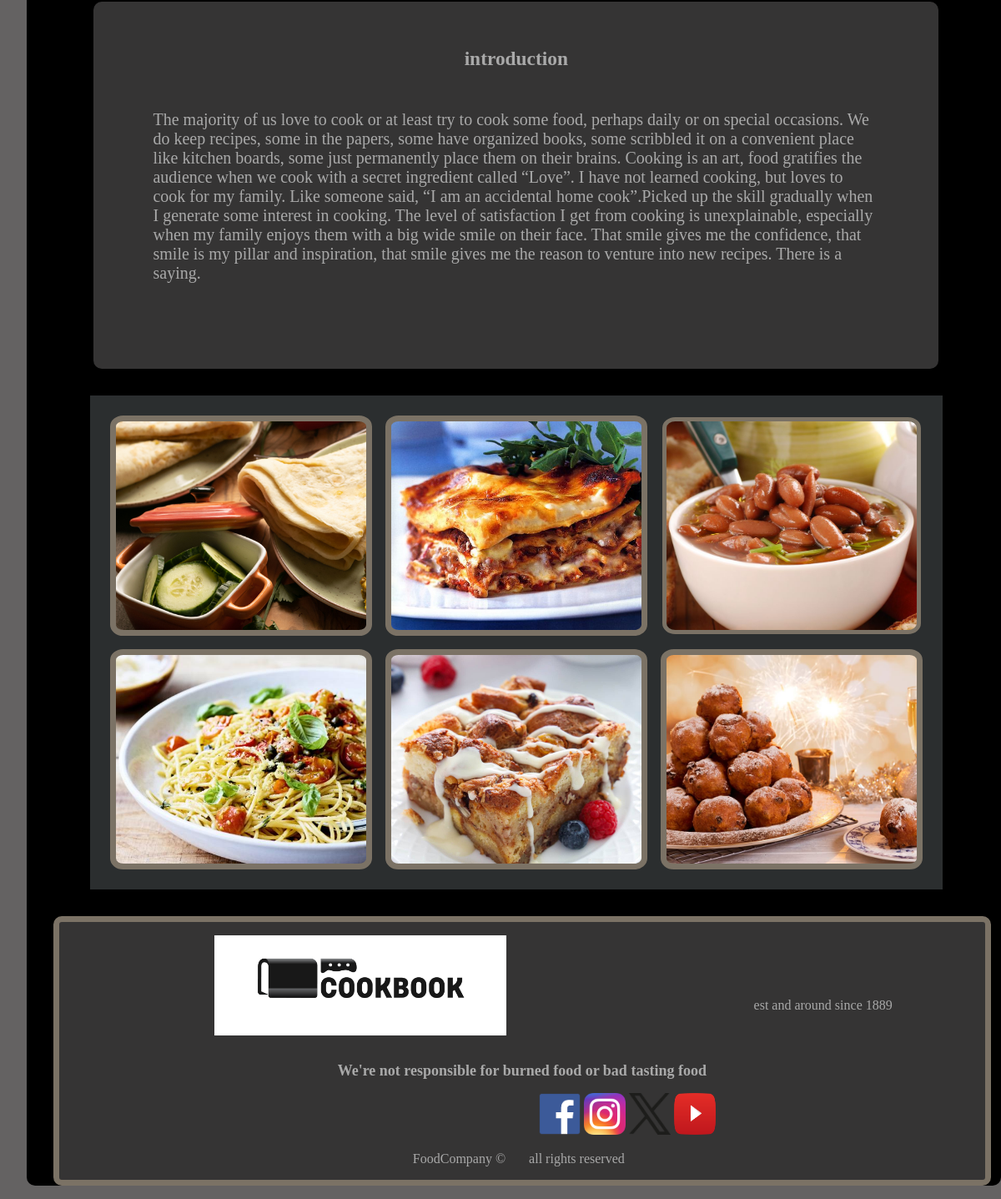
The app's page / (lower part), older data.
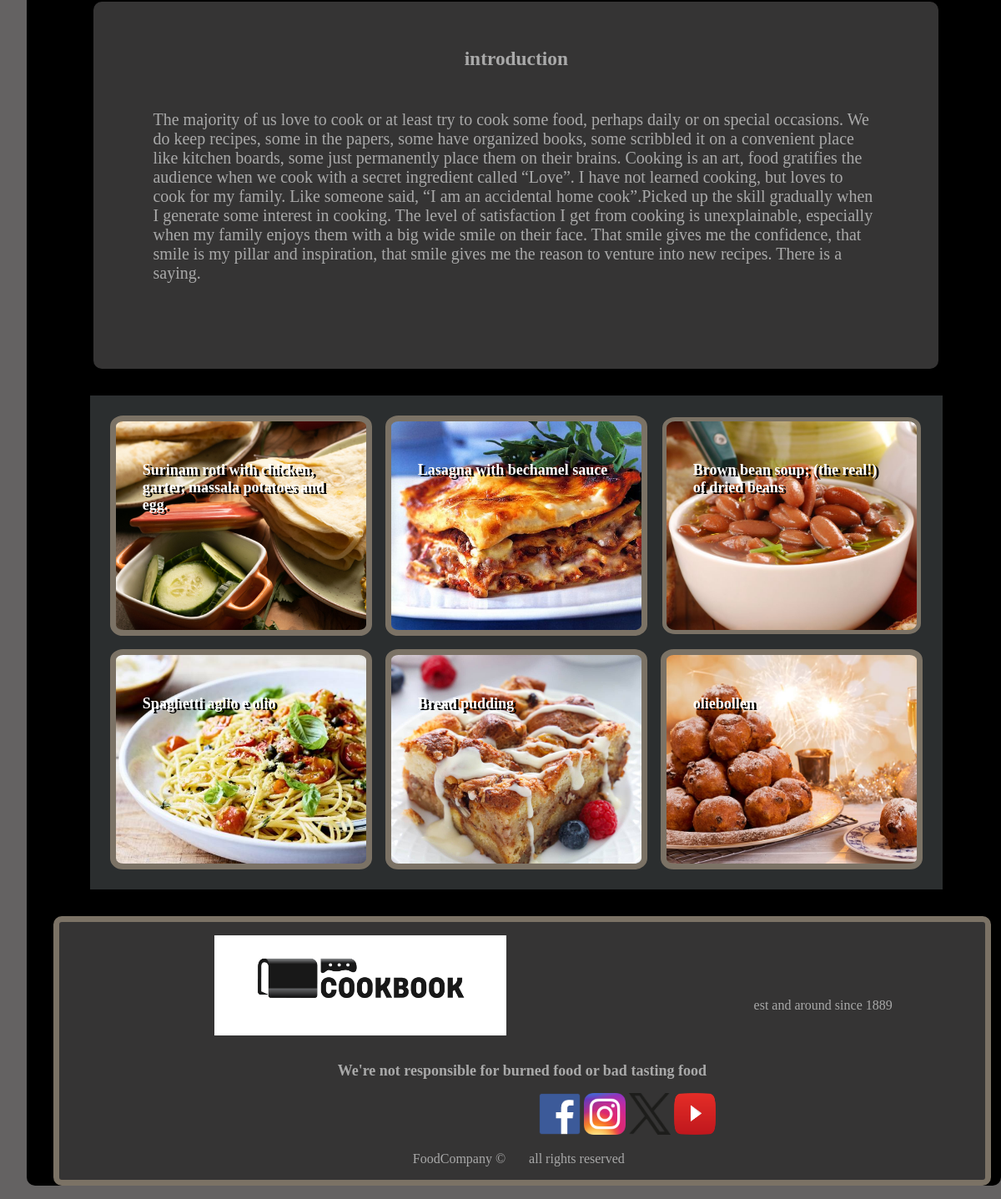
The same page, newer data.
### tables this page shows
CREATE TABLE `recipies` (
  `id` int(11) NOT NULL,
  `image` text NOT NULL,
  `recipename` text NOT NULL,
  `description` text NOT NULL,
  `ingredients` text NOT NULL,
  `quantityAmount` text NOT NULL,
  `method` text NOT NULL,
  `prepTime` text NOT NULL,
  `nutricialValue` text NOT NULL,
  `difficulty` text NOT NULL
);

### DbaseConn.php (called while the page is built, shortened)
<?php declare(strict_types = 1);
class Dbase{
public $conn;
public function dbaseConnect(){
   $userName = 'root';
   $passwd = '';
   $this->conn = new PDO('mysql:host=localhost;dbname=recipies', $userName, $passwd);
}
public function dbaseSelectAll(){
   $sql = $this->conn->query("SELECT id, recipename, ingredients, method FROM recipies");
   return $sql->fetchAll();
}
}
?>

### index.php (the view, shortened to what this page needs)
<?php declare(strict_types = 1);
require_once ("DbaseConn.php");
?>
<!DOCTYPE html>
<html lang="en">
<head>
    <link rel="stylesheet" href="./css/index.css">
</head>
<body>
    <main class="container">
        <div class="introduction">
            <div id="method">
                <h3>introduction</h3>
                <p>
                    The majority of us love to cook or at least try to cook some food, perhaps daily or on special occasions. We do keep recipes, some in the papers, some have organized books, some scribbled it on a convenient place like kitchen boards, some just permanently place them on their brains.
                    Cooking is an art, food gratifies the audience when we cook with a secret ingredient called “Love”.
                    I have not learned cooking, but loves to cook for my family. Like someone said, “I am an accidental home cook”.Picked up the skill gradually when I generate some interest in cooking. The level of satisfaction I get from cooking is unexplainable, especially when my family enjoys them with a big wide smile on their face.
                    That smile gives me the confidence, that smile is my pillar and inspiration, that smile gives me the reason to venture into new recipes. There is a saying.
                </p>
            </div>
        </div>
        <div class="recipe">
            <div id="recipe1">
                <?php $recipe = (new Dbase())->dbaseSelectAll();?>
                <a href="surinamroti.php">
                    <p><?php echo $recipe[0]['recipename'];?></p>
                    <p><?php $recipeSelect = (new Dbase())->dbaseSelectByID(1);?></p>
                </a>
            </div>
            <div id="recipe2">
            <a href="lasagna.php">
                    <p><?php echo $recipe[1]['recipename'];?></p>
                    <p><?php $recipeSelect = (new Dbase())->dbaseSelectByID(1);?></p>
                </a>
            </div>
            <div id="recipe3">
                <a href="brownbeansoup.php">
                    <p> <?php print $recipe[2]['recipename'];?></p>
                </a>
            </div>
            <div id="recipe4">
                <a href="spaghetti.php">
                    <p> <?php print $recipe[3]['recipename'];?></p>
                </a>
            </div>
            <div id="recipe5">
                <a href="breadpudding.php">
                    <p> <?php print $recipe[4]['recipename'];?></p>
                </a>
            </div>
            <div id="recipe6">
                <a href="oliebollen.php">
                    <p> <?php print $recipe[5]['recipename'];?></p>
                    <p><?php $recipeSelect = (new Dbase())->dbaseSelectByID(1);?></p>
                </a>
            </div>
        </div>
    </main>
    <footer>
        <div class="footer">
            <div id="company"></div>
            <div id="established">est and around since 1889</div>
            <div id="disclaimer">We're not responsible for burned food or bad tasting food</div>
            <div id="copyright">FoodCompany &copy; &nbsp; &nbsp; &nbsp; all rights reserved &nbsp; </div>
            <div class="socials">
                    <img src="images/facebook_icon.png" alt="facebook">
                    <img src="images/instagram_icon.png" alt="instagram">
                    <img src="images/x_icon.png" alt="X">
                    <img src="images/youtube_icon.png" alt="youtube">
            </div>
        </div>
    </footer>
</body>
</html>

### css/index.css (style rules this page uses)
* { margin: 0; max-width: 1650px; }
html { background-color: rgb(100, 98, 98); }
body { background-color: #000000; margin-left: 2rem; border-radius: 10px 10px; border: #7b7265; }
a { text-decoration: none; color: white; font-weight: bolder; font-size: 18px; }
main { margin-left: 2rem; }
.container { width: 95%; display: grid; place-items: center; grid-template-columns: auto; grid-template-rows: auto auto auto auto auto; grid-template-areas: "banner" "hero" "introduction" "recipies" "description"; }
.introduction { font-size: 20px; grid-area: introduction; margin: 2rem; width: 90%; grid-area: introduction; background-color: rgb(43, 46, 47); border: 7px solid rgb(53, 52, 52); border-radius: 10px 10px; }
.recipe { grid-area: recipies; background-color: rgb(43, 46, 47); display: grid; place-items: center; grid-auto-flow: row; grid-template-columns: auto auto auto; grid-template-rows: auto auto; grid-template-areas: "recipe1 recipe2 recipe3" "recipe4 recipe5 recipe6"; margin: 1rem; padding: 1rem; }
#recipe1 { display: grid; grid-area: recipe1; margin: 0.5rem; margin-bottom: 0.5rem; border: 7px solid #7b7265; background-image: url(../images/roti.jpg); text-shadow: 3px 2px black; background-size: cover; border-radius: 5% 5%; width: 300px; height: 250px; }
#recipe2 { display: grid; grid-area: recipe2; margin: 0.5rem; border: 7px solid #7b7265;; background-image: url(../images/lasagna.jpeg); background-size: cover; border-radius: 5% 5%; text-shadow: 3px 2px black; width: 300px; height: 250px; }
#recipe3 { display: grid; grid-area: recipe3; margin: 0.5rem; border: 5px solid #7b7265; background-image: url(../images/bruine-bonensoep.jpg); background-size: cover; border-radius: 5% 5%; text-shadow: 3px 2px black; width: 300px; height: 250px; }
#recipe4 { display: grid; grid-area: recipe4; margin: 0.5rem; border: 7px solid #7b7265; background-image: url(../images/spaghetti.jpg); background-size: cover; border-radius: 5% 5%; text-shadow: 3px 2px black; width: 300px; height: 250px; }
#recipe5 { display: grid; grid-area: recipe5; margin: 0.5rem; border: 7px solid #7b7265;; background-image: url(../images/bread-pudding.jpg); background-size: cover; border-radius: 5% 5%; text-shadow: 3px 2px black; width: 300px; height: 250px; }
#recipe6 { display: grid; grid-area: recipe6; margin: 0.5rem; border: 7px solid #7b7265; background-image: url(../images/oliebollen.jpg); background-size: cover; border-radius: 5% 5%; text-shadow: 3px 2px black; width: 300px; height: 250px; }
.introduction { grid-area: introduction; background-color: rgb(53, 52, 52); color: darkgrey; margin: 1rem; }
.outlinedrecipe, div { margin: 1rem; }
.outlinedrecipe, p { margin: 2rem; }
#method, h3 { text-align: center; }
#method, p { text-align: left; padding-top: 1rem; padding-bottom: 1rem; margin: 2rem; }
.footer { width: 95%; margin-left: 2rem; color: darkgrey; place-items: center; background-color: rgb(53, 52, 52); border-radius: 10px 10px; border: 7px solid #7b7265; display: grid; grid-template-columns: auto auto; grid-template-rows: auto auto auto auto; grid-template-areas: "company established" "disclaimer disclaimer" "socials socials" "copyright copyright"; }
#company { grid-area: company; background-image: url(../images/cookbooklogo.png); background-size: cover; background-repeat: no-repeat; background-position: center; border: #7b7265; width: 350px; height: 120px; }
#established { grid-area: established; text-align: center; margin-top: 4rem; }
#disclaimer { grid-area: disclaimer; text-align: center; font-size: 18px; font-weight: bold; }
#copyright { grid-area: copyright; text-align: center; }
.footer .socials { margin: 0 auto; width: 100%; text-align: center; margin-left: 20rem; }
.footer .socials img { width: 50px; height: 50px; }

Row changes from the older to the newer data that the page shows:
now on this page (row edited): recipies: recipename "Surinam roti with chicken, garter, massala potatoes and egg."
now on this page (row edited): recipies: recipename "Lasagna with bechamel sauce"
now on this page (row edited): recipies: recipename "Brown bean soup; (the real!) of dried beans"
added recipies: recipename "Spaghetti aglio e olio"
added recipies: recipename "Bread pudding"
added recipies: recipename "oliebollen"
